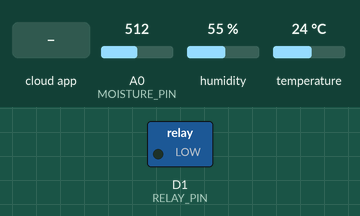
Simulated run of this sketch. Board: ESP8266 (NodeMCU). Parts: switched loads named in the sketch (green lamp = pin HIGH). Inputs (shaded band) come from the test bench; at power-on: A0 (MOISTURE_PIN) = 512, humidity 55 %, temperature 24 °C. WiFi joins after 1.5 s; servers stay silent unless stated; the Firebase database answers and starts empty; what the sketch prints to the serial monitor is not drawn.

Above: at 3.0 s.
3.1 s: the phone or cloud app sets mode to AUTO
At 5.9 s:
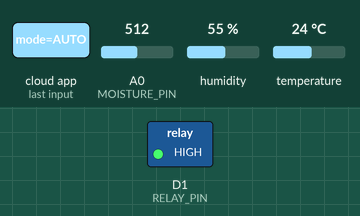
6.5 s: A0 (MOISTURE_PIN) set to 487
At 8.2 s:
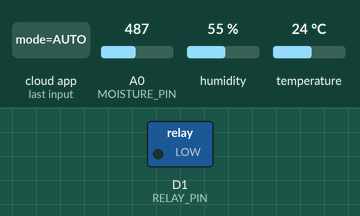
9.3 s: A0 (MOISTURE_PIN) set to 510
At 11.8 s:
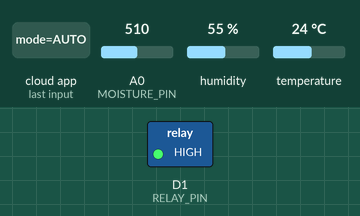
Timing chart, 0 to 13.3 s (numbered marks = the images above; inputs shaded):
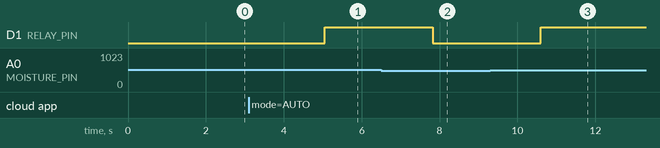

Measured:
- the behaviour switches between 501 and 500 on A0 (MOISTURE_PIN) (found by bisection; images 1 and 2)
- after the input at 3.1 s, D1 (RELAY_PIN): LOW → HIGH after 2.0 s
- after the input at 6.5 s, D1 (RELAY_PIN): HIGH → LOW after 1.3 s
- after the input at 9.3 s, D1 (RELAY_PIN): LOW → HIGH after 1.3 s

The sketch:

SmartFarm.ino
```cpp
#include <ESP8266WiFi.h>
#include <FirebaseESP8266.h>
#include "DHT.h"

//================== WiFi ==================//
#define WIFI_SSID "Your wifi name"
#define WIFI_PASSWORD "Your wifi password"

//================== Firebase ==================//
#define DATABASE_URL "Your database url"
const char* FIREBASE_SECRET = "Your database secret";

FirebaseData fbdo;
FirebaseAuth auth;
FirebaseConfig config;

//================== DHT Sensor ==================//
#define DHTPIN D4
#define DHTTYPE DHT11
DHT dht(DHTPIN, DHTTYPE);

//================== Moisture Sensor ==================//
#define MOISTURE_PIN A0

//================== Pump Relay ==================//
#define RELAY_PIN D1   // connect relay control to D1

//================== Pump Control Variables ==================//
String pumpMode = "AUTO";   // "AUTO" or "MANUAL"
String pumpStatus = "OFF";
int moistureValue = 0;
float temperature = 0;
float humidity = 0;

// Moisture threshold for automatic mode
const int MOISTURE_THRESHOLD = 500;

void setup() {
  Serial.begin(115200);

  pinMode(RELAY_PIN, OUTPUT);
  digitalWrite(RELAY_PIN, LOW);

  dht.begin();

  // Connect WiFi
  Serial.print("Connecting to WiFi");
  WiFi.begin(WIFI_SSID, WIFI_PASSWORD);
  while (WiFi.status() != WL_CONNECTED) {
    Serial.print(".");
    delay(500);
  }
  Serial.println("\n✅ WiFi connected: " + WiFi.localIP().toString());

  // Firebase config
  config.database_url = DATABASE_URL;
  auth.token.uid = "";
  config.signer.tokens.legacy_token = FIREBASE_SECRET;

  Firebase.begin(&config, &auth);
  Firebase.reconnectWiFi(true);

  Serial.println("✅ Firebase Ready!");

  // Initialize Firebase pump/mode data if not exist
  if (!Firebase.getString(fbdo, "/pump/mode")) {
    Firebase.setString(fbdo, "/pump/mode", "AUTO");
  }
  if (!Firebase.getString(fbdo, "/pump/status")) {
    Firebase.setString(fbdo, "/pump/status", "OFF");
  }
}

void loop() {

  //=== Read Sensors ===//
  moistureValue = analogRead(MOISTURE_PIN);
  temperature = dht.readTemperature();
  humidity = dht.readHumidity();

  //=== Send sensor data to Firebase ===//
  if (Firebase.setInt(fbdo, "/sensors/moisture", moistureValue))
    Serial.println("Moisture sent: " + String(moistureValue));

  if (Firebase.setFloat(fbdo, "/sensors/temperature", temperature))
    Serial.println("Temperature sent: " + String(temperature));

  if (Firebase.setFloat(fbdo, "/sensors/humidity", humidity))
    Serial.println("Humidity sent: " + String(humidity));

  //=== Read Pump Mode from Firebase ===//
  if (Firebase.getString(fbdo, "/pump/mode")) {
    pumpMode = fbdo.stringData();
  }

  //==================== Pump Control ====================//
  if (pumpMode == "AUTO") {

    // Automatic: control based on moisture
    if (moistureValue > MOISTURE_THRESHOLD) {
      pumpStatus = "ON";
      digitalWrite(RELAY_PIN, HIGH);
    } else {
      pumpStatus = "OFF";
      digitalWrite(RELAY_PIN, LOW);
    }

    Firebase.setString(fbdo, "/pump/status", pumpStatus);
  }

  else if (pumpMode == "MANUAL") {

    // Manual: read status from Firebase (buttons)
    if (Firebase.getString(fbdo, "/pump/status")) {
      String manualStatus = fbdo.stringData();
      pumpStatus = manualStatus;

      if (pumpStatus == "ON") {
        digitalWrite(RELAY_PIN, HIGH);
      } else {
        digitalWrite(RELAY_PIN, LOW);
      }
    }
  }

  delay(2000);  // 2 seconds delay
}
```
